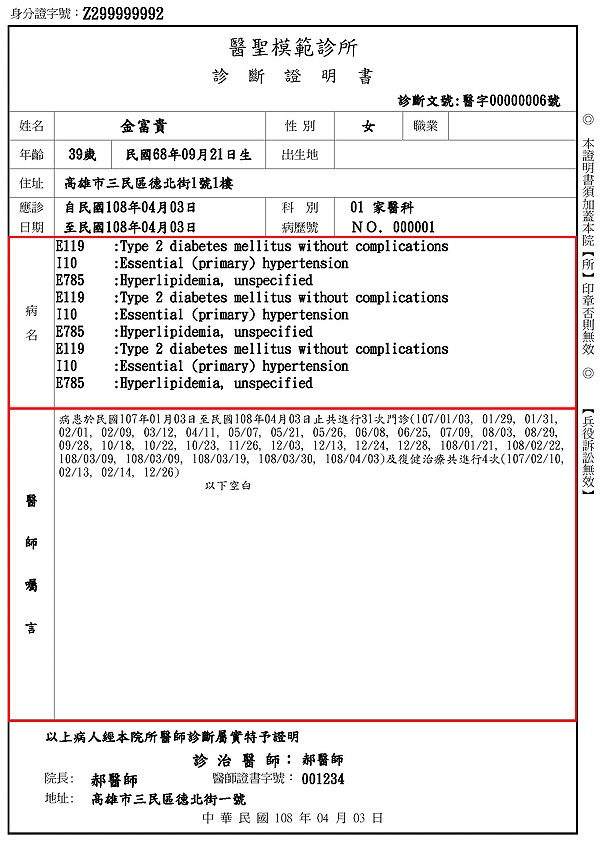
#> input picture test/image01.jpg, 600 x 848 px
$ python demo.py
#> lines starting #> are read from the running program, lines starting #| are printed output that depends on the picture
#> further down, img is the input picture: shape (848, 600, 3); mean B, G, R 235.4, 235.4, 238.2
### CTPN/text_detect.py
import cv2


def detect_img(img, fileName):
#> called with fileName = 'image01.jpg'
    sick_name = None
    doctor_advice = None

    if fileName == 'image01.jpg':
        sick_name = img[240:400, 40:580]
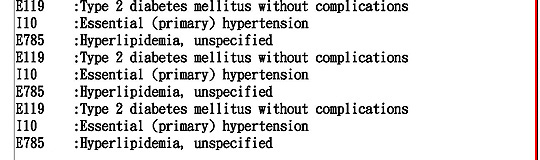
#> sick_name: shape (160, 540, 3); mean B, G, R 224.3, 224.3, 225.3
        doctor_advice = img[400:650, 40:580]
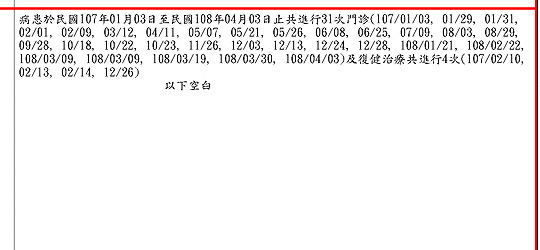
#> doctor_advice: shape (250, 540, 3); mean B, G, R 241.5, 241.6, 245.1

    if fileName == 'image02.jpg':
        sick_name = img[210:350, 40:560]
        doctor_advice = img[370:450, 40:580]

    if fileName == 'image03.jpg':
        sick_name = img[100:300, 40:780]
        doctor_advice = img[340:550, 40:800]

    if fileName == 'image04.jpg':
        sick_name = img[250:300, 60:550]
        doctor_advice = img[300:400, 60:550]

    if fileName == 'image05.jpg':
        sick_name = img[480:600, 200:9000]
        doctor_advice = img[600:1000, 200:9000]

    return sick_name, doctor_advice


# [9 lines that do not run on import are left out]

### ocr/ocr_test.py
from PIL import Image
import pytesseract


def ocr_convert(img_scope):
#> (the run stopped early here; a loop or call above may not have finished)
